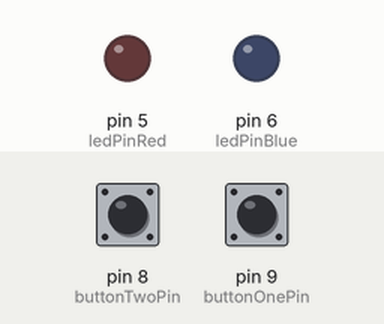
Simulated run of this sketch. Board: Arduino Uno, built with avr-gcc and run on an emulated ATmega328P. On the bench: output pins drawn as LEDs (lit = HIGH). Dashed ring = blinking. Inputs (shaded band) come from the test bench; at power-on: pin 8 (buttonTwoPin) HIGH, pin 9 (buttonOnePin) HIGH.

Above: at 1.2 s.
1.3 s: pin 8 (buttonTwoPin) pulled LOW for 0.15 s
At 1.8 s:
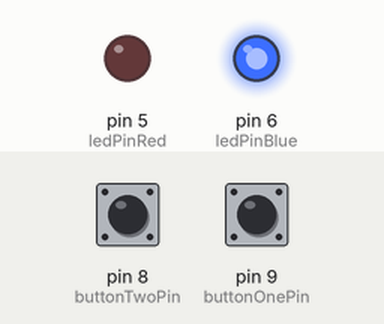
3.4 s: pin 9 (buttonOnePin) pulled LOW for 1 s
At 3.8 s:
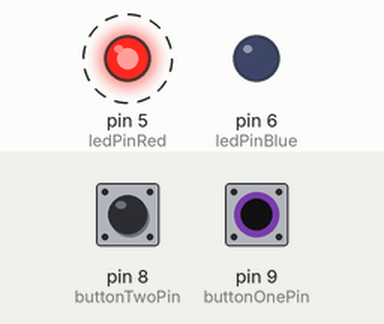
6.1 s: pin 9 (buttonOnePin) pulled LOW for 3.2 s
At 10.2 s:
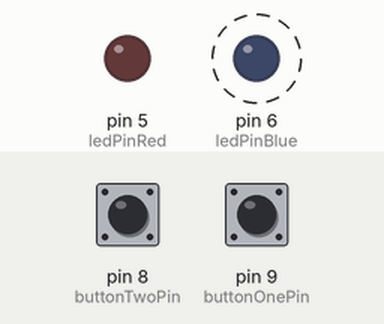
10.8 s: pin 8 (buttonTwoPin) pulled LOW for 3.2 s
At 11.3 s:
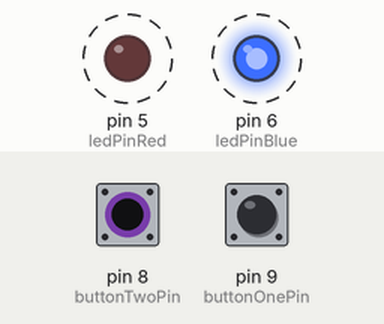
Timing chart, 0 to 15.9 s (numbered marks = the images above; inputs shaded):
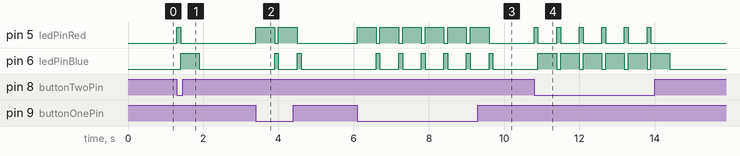

The sketch:

Digital_IO.ino
```cpp
//https://youtube.com/shorts/2YuF6hMJYkl?feature=share

int ledPinRed = 5;
int ledPinBlue = 6;
int buttonOnePin = 9;
int buttonTwoPin = 8;

void setup() {
  pinMode(ledPinRed, OUTPUT);
  pinMode(ledPinBlue, OUTPUT);
  pinMode(buttonOnePin, INPUT_PULLUP);
  pinMode(buttonTwoPin, INPUT_PULLUP);
}

void loop() {
    if(digitalRead(buttonOnePin) == LOW) {
      digitalWrite(ledPinRed, HIGH);
      delay(500);
      digitalWrite(ledPinRed, LOW);

      digitalWrite(ledPinBlue, HIGH);
      delay(100);
      digitalWrite(ledPinBlue, LOW);
    }

    if(digitalRead(buttonTwoPin) == LOW) {
      digitalWrite(ledPinRed, HIGH);
      delay(100);
      digitalWrite(ledPinRed, LOW);

      digitalWrite(ledPinBlue, HIGH);
      delay(500);
      digitalWrite(ledPinBlue, LOW);
    }
}
```

Measured:
- after the input at 1.3 s, pin 5 (ledPinRed): LOW → HIGH at once, → LOW 0.10 s later; pin 6 (ledPinBlue): LOW → HIGH after 0.10 s, → LOW 0.50 s later
- after the input at 3.4 s, pin 5 (ledPinRed): alternates HIGH for 0.50 s and LOW for 0.10 s, 4 changes in all, then stays LOW, starting at once; pin 6 (ledPinBlue): alternates HIGH for 0.10 s and LOW for 0.50 s, 4 changes in all, then stays LOW, starting after 0.50 s
- after the input at 6.1 s, pin 5 (ledPinRed): alternates HIGH for 0.50 s and LOW for 0.10 s, 12 changes in all, then stays LOW, starting at once; pin 6 (ledPinBlue): alternates HIGH for 0.10 s and LOW for 0.50 s, 12 changes in all, then stays LOW, starting after 0.50 s
- after the input at 10.8 s, pin 5 (ledPinRed): alternates HIGH for 0.10 s and LOW for 0.50 s, 12 changes in all, then stays LOW, starting at once; pin 6 (ledPinBlue): alternates HIGH for 0.50 s and LOW for 0.10 s, 12 changes in all, then stays LOW, starting after 0.10 s
